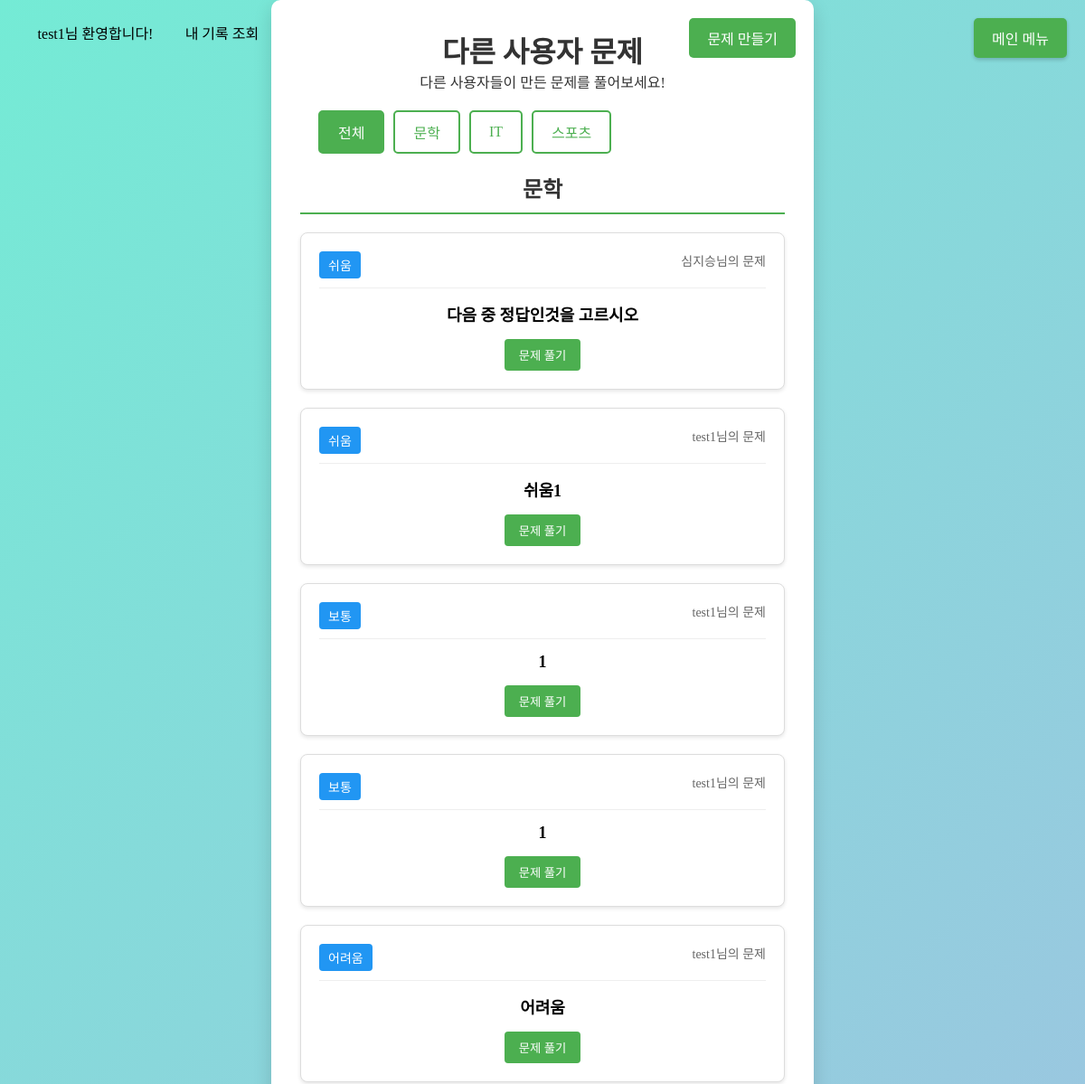
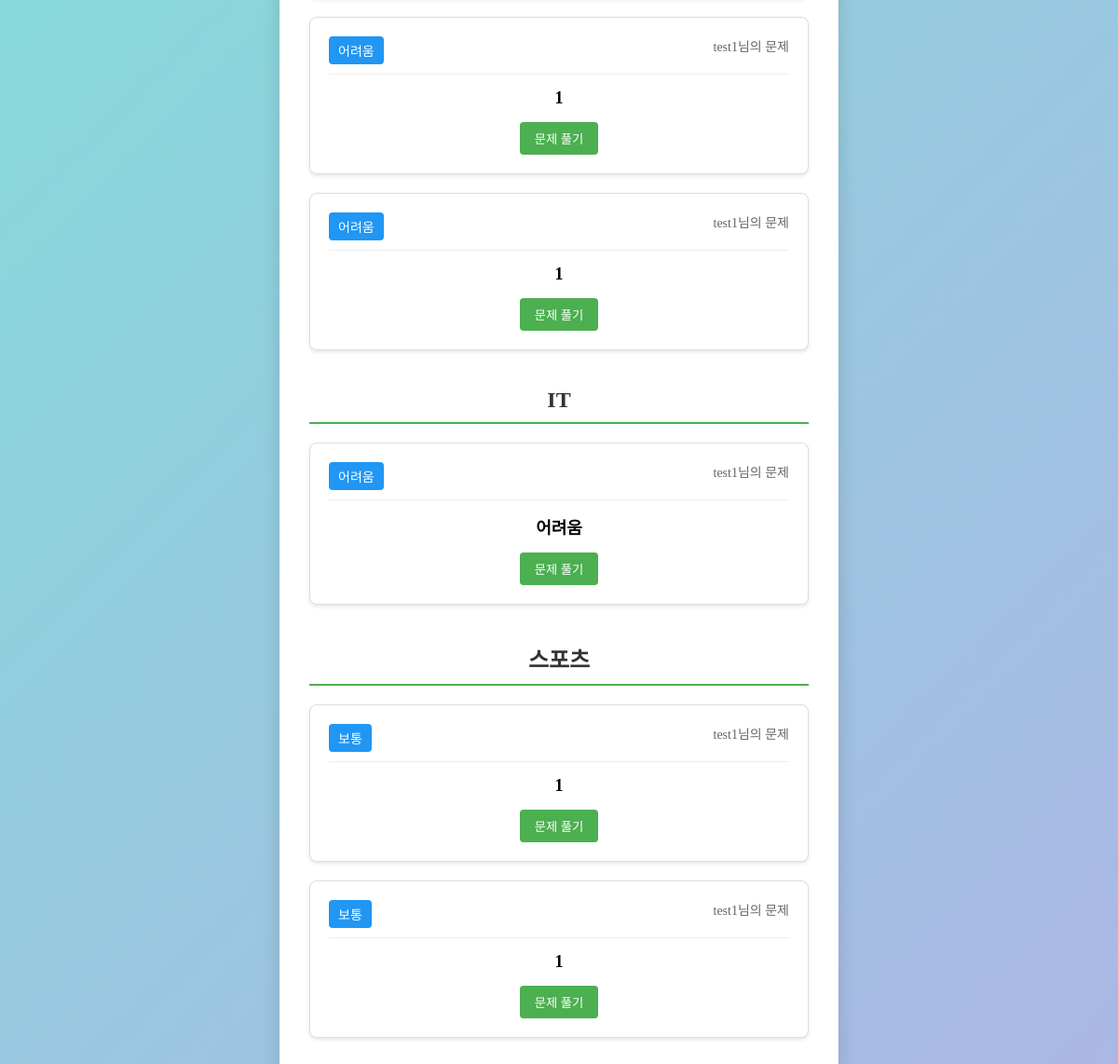
The page /accounts/user_quizzes/ (signed in) on the database its author committed (2 pictures, top to bottom).
### quiz/models.py (models this page shows, shortened)
class UserQuiz(models.Model):
    DIFFICULTY_CHOICES = [
        ('easy', '쉬움'),
        ('medium', '보통'),
        ('hard', '어려움'),
    ]
    CATEGORY_CHOICES = [
        ('it', 'IT'),
        ('sports', '스포츠'),
        ('literature', '문학'),
        ('art', '예술'),
        ('economy', '경제'),
        ('proverb', '속담/사자성어'),
        ('history', '역사'),
        ('commonSense', '상식'),
    ]
    creator = models.ForeignKey(User, on_delete=models.CASCADE, related_name='created_quizzes')
    category = models.CharField(max_length=20, choices=CATEGORY_CHOICES)
    difficulty = models.CharField(max_length=10, choices=DIFFICULTY_CHOICES)
    question = models.TextField()
    created_at = models.DateTimeField(auto_now_add=True)

### quiz/views.py (the view)
# urls.py: path('user_quizzes/', quiz_views.user_quizzes, name='user_quizzes'),
@login_required
def user_quizzes(request):
    quizzes = UserQuiz.objects.all().order_by('-created_at')
    quizzes_by_category = {}
    difficulty_order = {'easy': 0, 'medium': 1, 'hard': 2}  # 난이도 정렬 순서 정의
    for quiz in quizzes:
        category_display = quiz.get_category_display()
        if category_display not in quizzes_by_category:
            quizzes_by_category[category_display] = []
        quizzes_by_category[category_display].append(quiz)
    for category in quizzes_by_category:
        quizzes_by_category[category].sort(key=lambda x: difficulty_order[x.difficulty])
    return render(request, 'accounts/user_quizzes.html', {'quizzes_by_category': quizzes_by_category})

### accounts/templates/accounts/user_quizzes.html (shortened to what this page needs)
{% load static %}
<!DOCTYPE html>
<html lang="ko">
<head>
    <link rel="stylesheet" href="{% static 'css/styles.css' %}">
</head>
<body>
    <a href="http://localhost:8000" class="main-menu-btn">메인 메뉴</a>
    <header>
        <div class="loginDivPa">
            {% if request.user.is_authenticated %}
                <div class="loginDivCh welcomeMsg">{{ request.user.username }}님 환영합니다!</div>
                <a class="loginDivCh" href="{% url 'my_results' %}">내 기록 조회</a>
                <div class="loginDivCh logout"><a href="{% url 'logout' %}">로그아웃</a></div>
            {% else %}
                <div class="loginDivCh login"><a href="{% url 'login' %}">로그인</a></div>
                <div class="loginDivCh joinMember"><a href="{% url 'signup' %}">회원가입</a></div>
            {% endif %}
        </div>
    </header>
    <main>
        <div class="container" id="quizListContainer">
            <button class="create-btn" onclick="showCreateQuiz()">문제 만들기</button>
            <div class="title">
                <h1>다른 사용자 문제</h1>
                <p>다른 사용자들이 만든 문제를 풀어보세요!</p>
            </div>
            <div class="category-buttons">
                <button class="category-filter-btn active" data-category="all">전체</button>
                {% for category in quizzes_by_category.keys %}
                <button class="category-filter-btn" data-category="{{ category }}">{{ category }}</button>
                {% endfor %}
            </div>
            <div class="quiz-list">
                {% for category, quizzes in quizzes_by_category.items %}
                <div class="category-section active" data-category="{{ category }}">
                    <h2 class="category-title">{{ category }}</h2>
                    {% for quiz in quizzes %}
                    <div class="quiz-item">
                        <div class="quiz-header">
                            <span class="quiz-difficulty">{{ quiz.get_difficulty_display }}</span>
                            <span class="quiz-creator">{{ quiz.creator.username }}님의 문제</span>
                        </div>
                        <div class="quiz-content">
                            <p class="quiz-question">{{ quiz.question }}</p>
                        </div>
                        <div class="quiz-footer">
                            <button class="solve-btn" onclick="showQuizModal('{{ quiz.id }}')">문제 풀기</button>
                        </div>
                    </div>
                    {% endfor %}
                </div>
                {% empty %}
                <div class="no-quizzes">
                    <p>아직 등록된 문제가 없습니다. 첫 번째 문제를 만들어보세요!</p>
                </div>
                {% endfor %}
            </div>
        </div>
    </main>
</body>
</html>

### static/css/styles.css (style rules this page uses)
* { margin: 0; padding: 0; box-sizing: border-box; font-family: 'BMJUA'; }
a { color: inherit; text-decoration: none; }
body { background: linear-gradient(135deg, #74ebd5, #ACB6E5); background-repeat: no-repeat; background-size: cover; }
header { height: 0; }
.loginDivPa { width: 10rem; display: flex; position: relative; left: 0.6rem; top: 1.3rem; }
.loginDivCh { flex: 1 0 auto; margin-left: 1.8rem; border-radius: 10px; transition: background-color 0.3s, transform 0.2s; text-align: center; padding: 0.2rem; }
main { float: none; min-height: 100vh; display: flex; justify-content: center; align-items: center; }
.container { background: #fff; width: 90%; max-width: 600px; padding: 2rem; border-radius: 10px; box-shadow: 0 8px 20px rgba(0, 0, 0, 0.15); text-align: center; }
.title { font-size: 1rem; margin-bottom: 0.9rem; color: #333; }

### accounts/templates/accounts/user_quizzes.html (style rules this page uses)
.create-btn { position: absolute; top: 20px; right: 20px; padding: 10px 20px; background-color: #4CAF50; color: white; border: none; border-radius: 5px; cursor: pointer; font-size: 16px; transition: background-color 0.3s; }
.container { position: relative; }
.quiz-list { margin-top: 20px; }
.quiz-item { background: white; border: 1px solid #ddd; border-radius: 8px; padding: 20px; margin-bottom: 20px; box-shadow: 0 2px 4px rgba(0,0,0,0.1); }
.quiz-header { display: flex; justify-content: space-between; margin-bottom: 15px; padding-bottom: 10px; border-bottom: 1px solid #eee; }
.quiz-difficulty { background: #2196F3; color: white; padding: 5px 10px; border-radius: 4px; font-size: 14px; }
.quiz-creator { color: #666; font-size: 14px; }
.quiz-content { margin: 15px 0; }
.quiz-question { font-size: 18px; font-weight: bold; margin-bottom: 15px; }
.quiz-footer { color: #999; font-size: 14px; margin-top: 15px; }
.category-section { margin-bottom: 40px; }
.category-title { font-size: 24px; color: #333; margin-bottom: 20px; padding-bottom: 10px; border-bottom: 2px solid #4CAF50; }
.category-buttons { display: flex; flex-wrap: wrap; gap: 10px; margin: 20px 0; padding: 0 20px; }
.category-filter-btn { padding: 10px 20px; border: 2px solid #4CAF50; border-radius: 5px; background: white; color: #4CAF50; cursor: pointer; transition: all 0.3s; font-size: 16px; }
.category-filter-btn.active { background: #4CAF50; color: white; }
.category-section { display: none; }
.category-section.active { display: block; }
.solve-btn { padding: 8px 16px; background-color: #4CAF50; color: white; border: none; border-radius: 4px; cursor: pointer; transition: background-color 0.3s; }
.main-menu-btn { position: fixed; top: 20px; right: 20px; padding: 10px 20px; background-color: #4CAF50; color: white; text-decoration: none; border-radius: 5px; z-index: 9999; box-shadow: 0 2px 4px rgba(0,0,0,0.2); pointer-events: auto; }

### rows shown on the page
UserQuiz: category "문학", difficulty "쉬움", creator.username "심지승", question "다음 중 정답인것을 고르시오"
UserQuiz: difficulty "쉬움", creator.username "test1", question "쉬움1"
UserQuiz: difficulty "보통", creator.username "test1", question "1"
UserQuiz: difficulty "보통", creator.username "test1", question "1"
UserQuiz: difficulty "어려움", creator.username "test1", question "어려움"
UserQuiz: difficulty "어려움", creator.username "test1", question "1"
UserQuiz: difficulty "어려움", creator.username "test1", question "1"
UserQuiz: category "IT", difficulty "어려움", creator.username "test1", question "어려움"
UserQuiz: category "스포츠", difficulty "보통", creator.username "test1", question "1"
UserQuiz: difficulty "보통", creator.username "test1", question "1"

### other values the page prints
{{ request.user.username }} "test1"
{{ category }} "문학" "IT" "스포츠"
